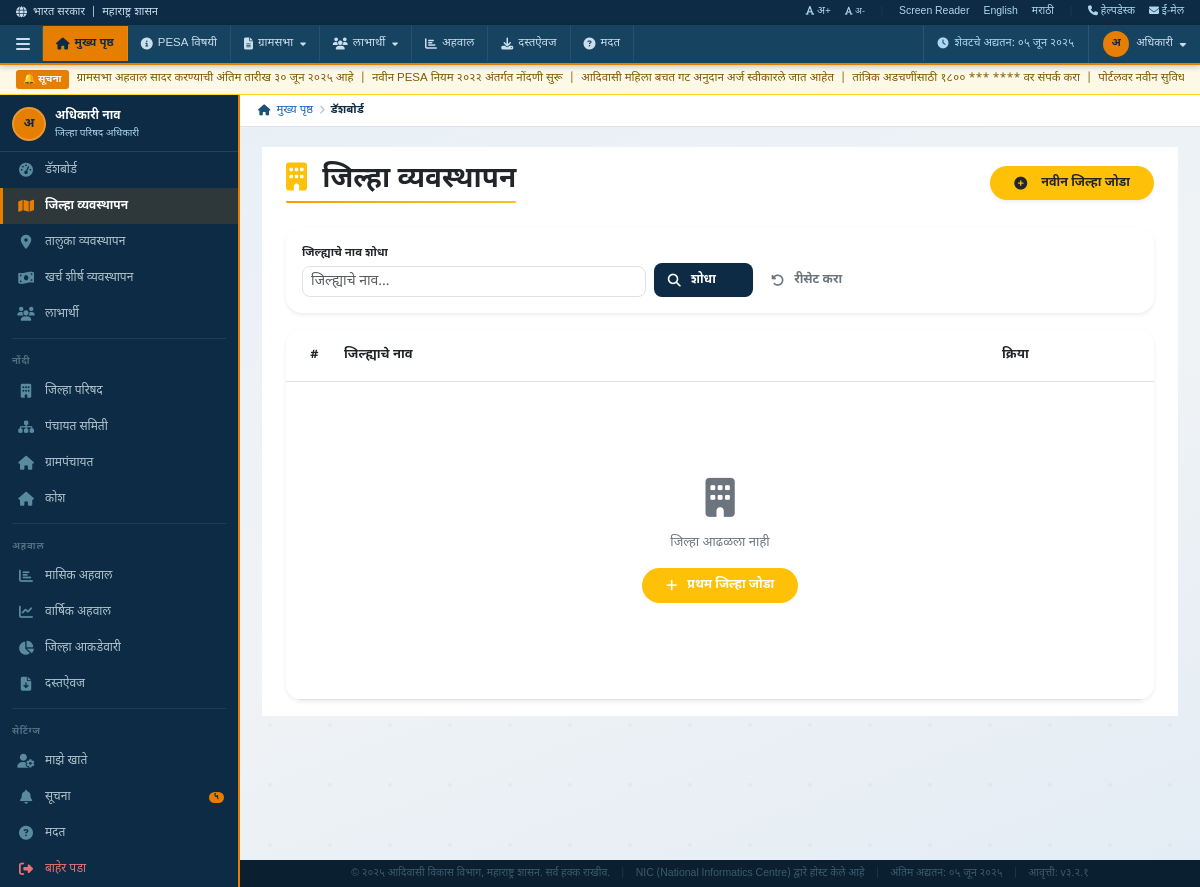
/Manage-District/ (signed in), run on an earlier commit of the app's database.
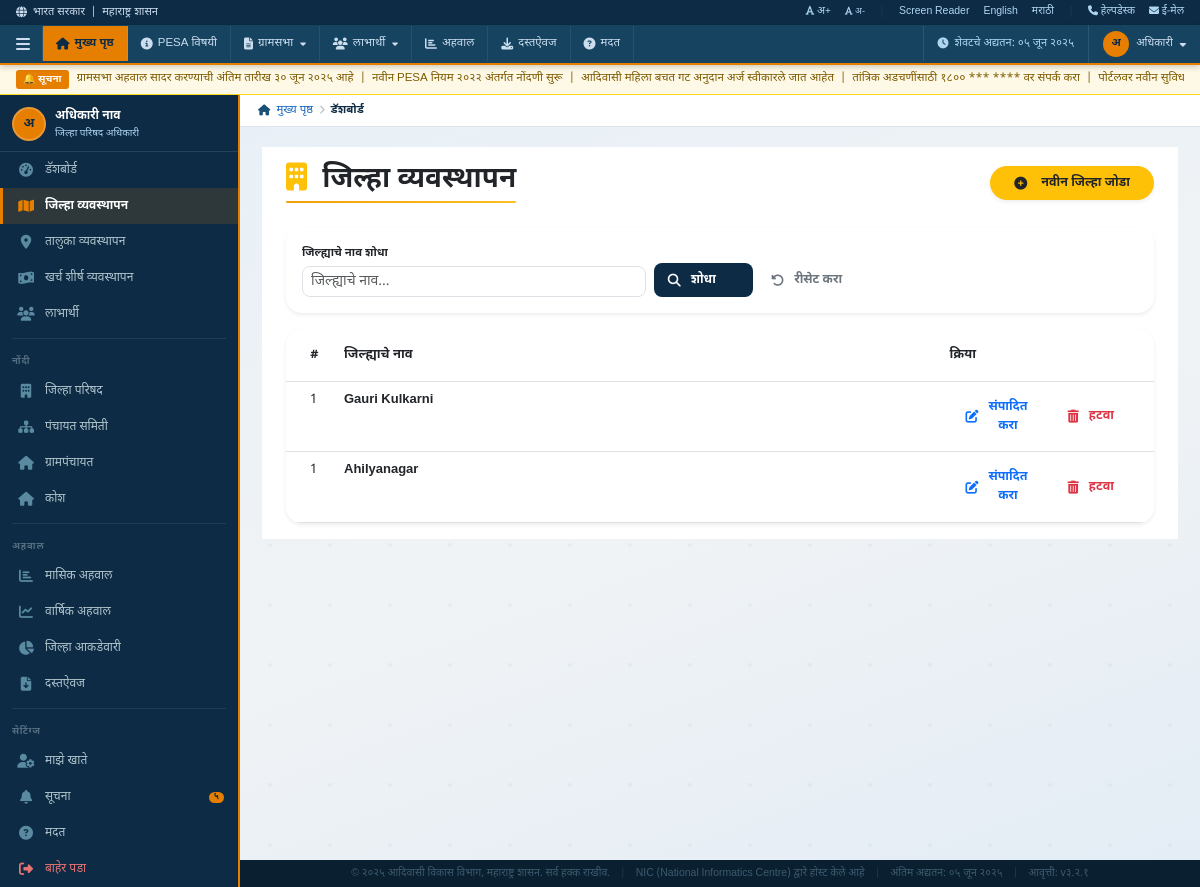
And on a later commit of the database.
### Main/models.py (models this page shows, shortened)
class District(models.Model):
    name = models.CharField(max_length=255, null=True, blank=True)
    created_at = models.DateTimeField(auto_now_add=True, null=True, blank=True)
    updated_at = models.DateTimeField(auto_now=True, null=True, blank=True)

### Main/views.py (the view, shortened to what this page needs)
# urls.py: path('Manage-District/',views.Manage_District,name='Manage-District'),
def Manage_District(request):
    if not request.session.get('superuser_id'):
        return redirect('SuperUser-Login')
    try:
        user = Super_User.objects.get(
            id=request.session.get('superuser_id'),
            status='Active'
        )
    except Super_User.DoesNotExist:
        request.session.flush()
        return redirect('SuperUser-Login')
    search = request.GET.get(
        'search', ''
    ).strip()
    status = request.GET.get(
        'status', ''
    ).strip()
    all_districts = District.objects.all().order_by('-id')
    if search:
        all_districts = all_districts.filter(
            name__icontains=search
        )
    if status:
        all_districts = all_districts.filter(
            status=status
        )
    paginator = Paginator(
        all_districts,
        10
    )
    page_number = request.GET.get('page')
    all_districts = paginator.get_page(
        page_number
    )
    context = {
        'user': user,
        'all_districts': all_districts,
        'search': search or '',
        'status': status or '',
    }
    return render(
        request,
        'Manage-District.html',
        context
    )

### Main/templates/Manage-District.html (shortened to what this page needs)
{% extends 'Superuser-base.html' %}
{% load static %}
{% block content %}
<div class="container-fluid px-4 py-3 bg-white">
  <div class="d-flex justify-content-between align-items-center flex-wrap gap-3 mb-4">
    <div class="d-inline-block">
      <h3 class="h3 mb-1 fw-bold text-dark">
        <i class="fas fa-building text-warning me-2"></i>
        जिल्हा व्यवस्थापन
      </h3>
      <div class="rounded-pill"
          style="height: 2px; width: 100%; background: linear-gradient(90deg, #f59e0b, #fbbf24);">
      </div>
    </div>
    <div class="d-flex flex-wrap gap-3 ms-auto">
      <button type="button"
              class="btn btn-warning text-dark d-flex align-items-center fw-semibold px-4 py-2 shadow-sm rounded-pill"
              data-bs-toggle="modal"
              data-bs-target="#addModal">
        <i class="fas fa-plus-circle me-2"></i>
        <span>नवीन जिल्हा जोडा</span>
      </button>
    </div>
  </div>
  <div class="card shadow-sm border-0 rounded-4 mb-3">
    <div class="card-body p-3">
      <form method="GET" action="{% url 'Manage-District' %}">
        <div class="row g-2 align-items-end">
          <div class="col-md-5">
            <label class="form-label small fw-semibold mb-1">जिल्ह्याचे नाव शोधा</label>
            <input type="text" name="search" class="form-control form-control-sm rounded-3"
                   placeholder="जिल्ह्याचे नाव..." value="{{ search|default:'' }}">
          </div>
          <div class="col-md-3 d-flex gap-1">
            <button type="submit" class="btn btn-primary btn-sm rounded-3 w-100">
              <i class="fas fa-search me-1"></i> शोधा
            </button>
            <a href="{% url 'Manage-District' %}?reset=1" class="btn btn-outline-secondary btn-sm rounded-3 w-100">
              <i class="fas fa-undo-alt me-1"></i> रीसेट करा
            </a>
          </div>
        </div>
      </form>
    </div>
  </div>
  <div class="card border-0 shadow-sm rounded-4">
    <div class="card-body p-0 overflow-auto">
      <table class="table table-hover mb-0">
        <thead class="bg-light">
          <tr>
            <th class="ps-4 py-3" style="width: 50px;">#</th>
            <th class="py-3">जिल्ह्याचे नाव</th>
            <th class="pe-4 py-3" style="width: 160px;">क्रिया</th>
          </tr>
        </thead>
        <tbody>
          {% if all_districts %}
            {% for district in all_districts %}
            <tr>
              <td class="ps-4">{{ forloop.counter0|default:forloop.counter }}</td>
              <td class="fw-semibold">{{ district.name|default:"—" }}</td>
              <td class="pe-4">
                <div class="d-flex gap-2">
                  <button class="btn btn-sm btn-outline-primary rounded-pill px-3"
                          data-bs-toggle="modal" data-bs-target="#editModal{{ district.id }}">
                    <i class="fas fa-edit me-1"></i> संपादित करा
                  </button>
                  <a href="?delete_id={{ district.id }}{% if search %}&search={{ search }}{% endif %}"
                     class="btn btn-sm btn-outline-danger rounded-pill px-3"
                     onclick="return confirm('⚠️ कृपया खात्री करा? हा जिल्हा कायमचा हटविला जाईल!');">
                    <i class="fas fa-trash-alt me-1"></i> हटवा
                  </a>
                </div>
              </td>
            </tr>
            {% endfor %}
          {% else %}
            <tr>
              <td colspan="3" class="text-center py-5">
                <div class="py-5">
                  <i class="fas fa-building fa-3x text-secondary mb-3 d-block"></i>
                  <p class="text-secondary mb-3">जिल्हा आढळला नाही</p>
                  <button type="button" class="btn btn-warning text-white rounded-pill px-4" data-bs-toggle="modal" data-bs-target="#addModal">
                    <i class="fas fa-plus me-1"></i> प्रथम जिल्हा जोडा
                  </button>
                </div>
              </td>
            </tr>
          {% endif %}
        </tbody>
      </table>
    </div>
  </div>
</div>
{% endblock %}

What changed in the data, as far as the page shows it:
added District: name "Gauri Kulkarni"
added District: name "Ahilyanagar"
Also different on the page:
text no longer shown: "जिल्हा आढळला नाही प्रथम जिल्हा जोडा"
